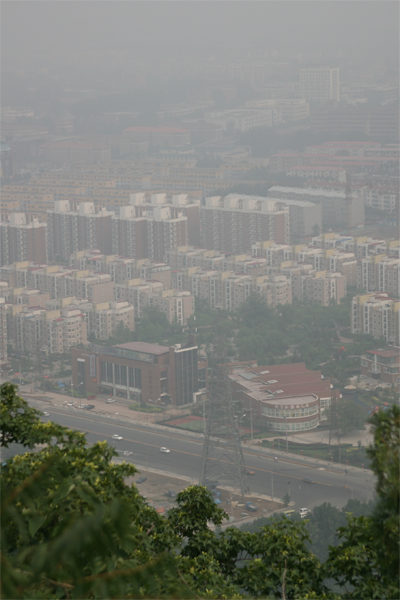
#> input picture dehaze-python/image/canon3.bmp, 400 x 600 px
$ python dehaze.py   (older library calls are emulated)
#> lines starting #> are read from the running program, lines starting #| are printed output that depends on the picture; after the words box and inside, x2 and y2 are one past the last pixel; in counts of white or black regions, pixels touching at a corner belong together
# -*- coding: utf-8 -*-
import cv2
import numpy as np
import argparse
import glob


def dark_channel(img, size = 7):
    r, g, b = cv2.split(img)
    min_img = cv2.min(r, cv2.min(g, b))
    kernel = cv2.getStructuringElement(cv2.MORPH_RECT, (size, size))
    dc_img = cv2.erode(min_img,kernel)
    return dc_img


def get_atmo(img, percent =0.1):
    mean_perpix = np.mean(img, axis = 2).reshape(-1)
    mean_perpix = np.sort(mean_perpix)
    mean_topper = mean_perpix[int(img.shape[0] * img.shape[1] * (1-percent) ):]

    atmo = np.mean(mean_topper)
    avg_bir =  np.mean(mean_perpix)
    return atmo, avg_bir


def get_trans(img, atom, w = 0.95):
    x = img / atom
    t = 1 - w * dark_channel(x, 3)
    return t


def guided_filter(p, i, r, e):
    """
    :param p: input image
    :param i: guidance image
    :param r: radius
    :param e: regularization
    :return: filtering output q
    """
    #1
    mean_I = cv2.boxFilter(i, cv2.CV_64F, (r, r))
    mean_p = cv2.boxFilter(p, cv2.CV_64F, (r, r))
    corr_I = cv2.boxFilter(i * i, cv2.CV_64F, (r, r))
    corr_Ip = cv2.boxFilter(i * p, cv2.CV_64F, (r, r))
    #2
    var_I = ( corr_I - mean_I * mean_I ) + e
    cov_Ip = corr_Ip - mean_I * mean_p
    #3
    a = cov_Ip / var_I
    b = mean_p - a * mean_I
    #4
    print(a)
    mean_a = cv2.boxFilter(a, cv2.CV_64F, (r, r))
    mean_b = cv2.boxFilter(b, cv2.CV_64F, (r, r))
    #5
    q = mean_a * i + mean_b
    return q


def dehaze(path, output = None, is_save = True):
    im = cv2.imread(path)
    img = im.astype('float64') / 255
    img_gray = cv2.cvtColor(im, cv2.COLOR_BGR2GRAY).astype('float64') / 255

    atom, avg_bir = get_atmo(img)

    trans = get_trans(img, atom)
    trans_guided = guided_filter(trans, img_gray, 5, 0.0001)
    trans_guided = cv2.max(trans_guided, 0.25)

    result = np.empty_like(img)
    for i in range(3):
        result[:, :, i] = (img[:, :, i] - atom) / trans_guided + atom
    result = result*255
    result[result[:,:,:] > 255] = 255
    result[result[:,:,:] < 0] = 0
    result = result.astype('uint8')
    gamma = 1.0 - 0.8 * ( atom - avg_bir )
    lut_table = [0]*256

    for i in range(256):
        lut_table[i] = pow( i / 255.0, gamma ) * 255.0
    n_lut = np.array(lut_table).clip(0,255).astype('uint8')
    lut = np.dstack((n_lut, n_lut, n_lut))

    result = cv2.LUT(result, lut)

    cv2.imshow("source",img)
    cv2.imshow("result", result)
    cv2.waitKey(3000)

    if output is not None and is_save:
        name_sp = path.split('/')[-1]
        save_path = output + '/' + name_sp
        cv2.imwrite(save_path, result)


default_image = 'channel_01.jpg'
src_path = 'dehaze-python/image/*'
result_path = 'dehaze-python/result02/'
src_image = src_path + default_image
result_image = result_path + default_image
parser = argparse.ArgumentParser()

parser.add_argument('-i', '--input', type=str, default=src_path)
parser.add_argument('-o', '--output', type=str, default=result_path)
parser.add_argument('-is_save', '--is_save', type=bool, default=True)
args = parser.parse_args()


if __name__ == '__main__':

    image_list = glob.glob( args.input )
    for index, image_file in enumerate(image_list):
        dehaze(image_file, args.output, args.is_save)
#> in dehaze, im is the input picture: shape (600, 400, 3); mean B, G, R 117.8, 124.9, 123.1
#> in dehaze, `img_gray = cv2.cvtColor(im, cv2.COLOR_BGR2GRAY).astype('float64') / 255`:
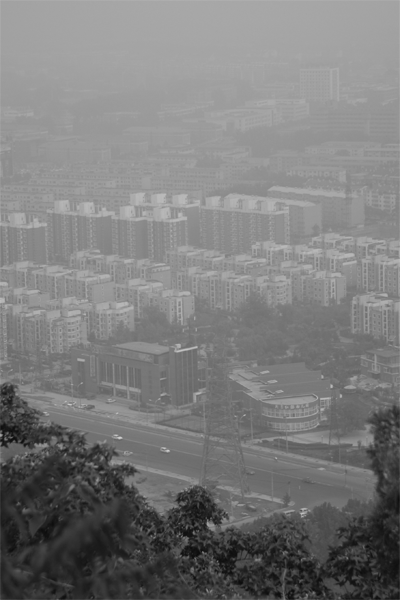
#> img_gray: shape (600, 400) float64; min 0.0431, max 0.82, mean 0.484
#> in get_atmo, `atmo = np.mean(mean_topper)`: atmo = 0.653
#> in get_atmo, `avg_bir =  np.mean(mean_perpix)`: avg_bir = 0.478
#> in dehaze, `atom, avg_bir = get_atmo(img)`: atom = 0.653; avg_bir = 0.478
#> in guided_filter, `corr_Ip = cv2.boxFilter(i * p, cv2.CV_64F, (r, r))`:
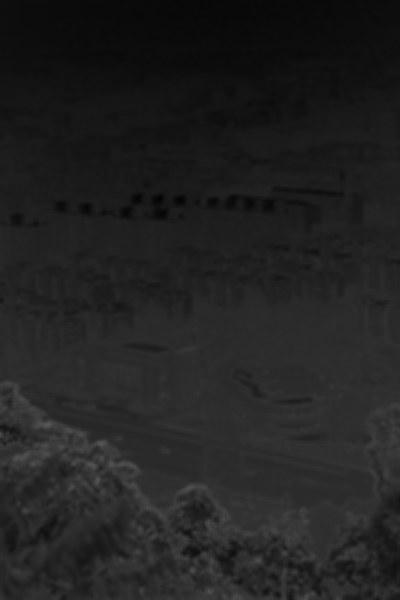
#> corr_Ip: shape (600, 400) float64; min 0.013, max 0.349, mean 0.134
#> in guided_filter, `var_I = ( corr_I - mean_I * mean_I ) + e`:
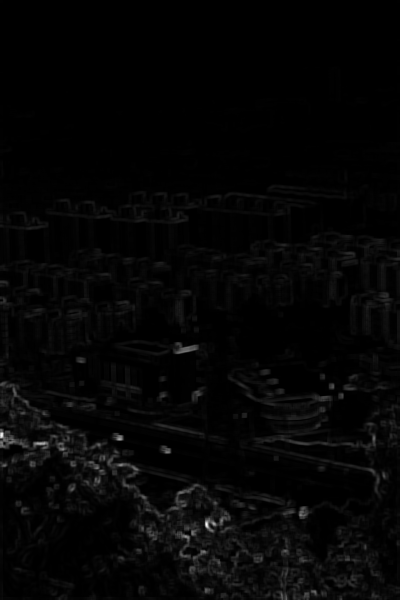
#> var_I: shape (600, 400) float64; min 0.0001, max 0.0375, mean 0.000923; drawn with min black and max white
#> in guided_filter, `cov_Ip = corr_Ip - mean_I * mean_p`:
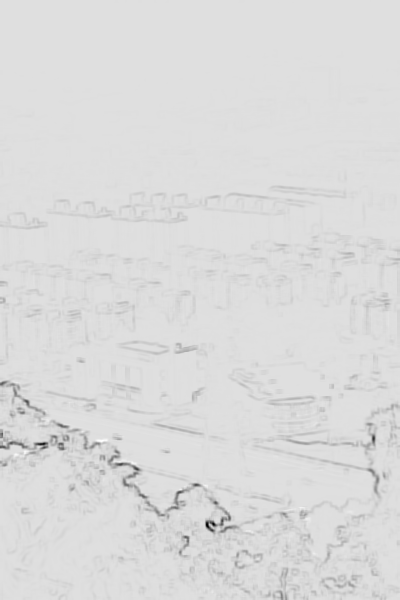
#> cov_Ip: shape (600, 400) float64; min -0.0274, max 0.0039, mean -0.000476; drawn with min black and max white
#> in guided_filter, `b = mean_p - a * mean_I`:
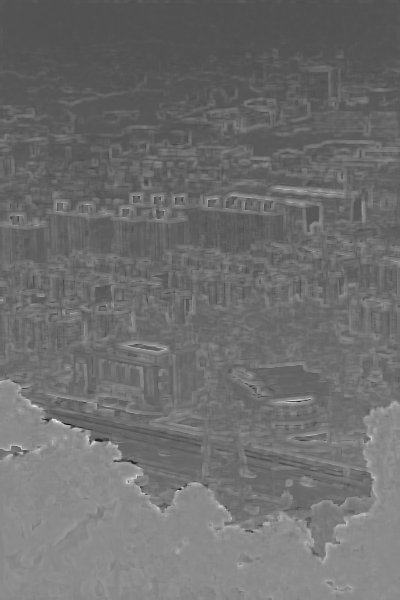
#> b: shape (600, 400) float64; min -1.25, max 2.83, mean 0.52; drawn with min black and max white
#> (printed output is left out)
#> in dehaze, `trans_guided = cv2.max(trans_guided, 0.25)`:
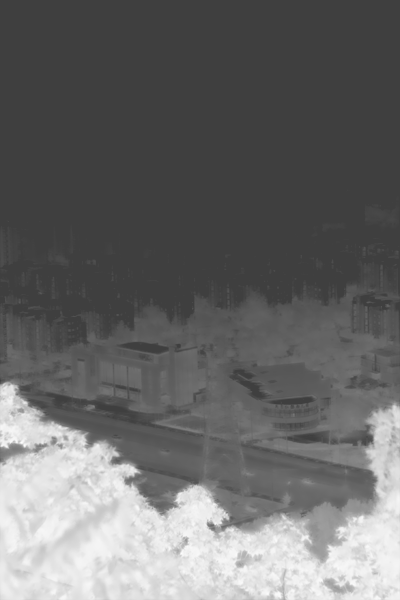
#> trans_guided: shape (600, 400) float64; min 0.25, max 0.997, mean 0.414
#> in dehaze, `result[result[:,:,:] > 255] = 255`:
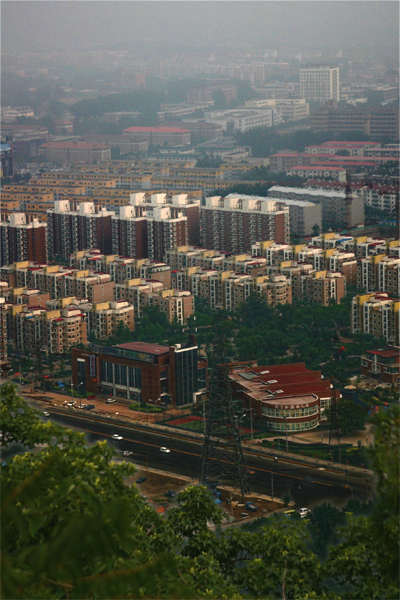
#> result: shape (600, 400, 3) float64; mean B, G, R 70.6, 81.5, 80; drawn with min black and max white
#> in dehaze, `result[result[:,:,:] < 0] = 0`: result: shape (600, 400, 3) float64; 0.15% of pixels changed, all inside (x1, y1, x2, y2) = (1, 404, 399, 599)
#> in dehaze, `gamma = 1.0 - 0.8 * ( atom - avg_bir )`: gamma = 0.86
#> after the loop in dehaze, `for i in range(256):`: lut_table = 256 values from 0 to 255
#> in dehaze, `lut = np.dstack((n_lut, n_lut, n_lut))`: lut = 256 rows, first 8: [0, 0, 0], [2, 2, 2], [3, 3, 3], [5, 5, 5], [7, 7, 7], [8, 8, 8], [10, 10, 10], [11, 11, 11]
#> pass 2 of the loop `for index, image_file in enumerate(image_list):`:
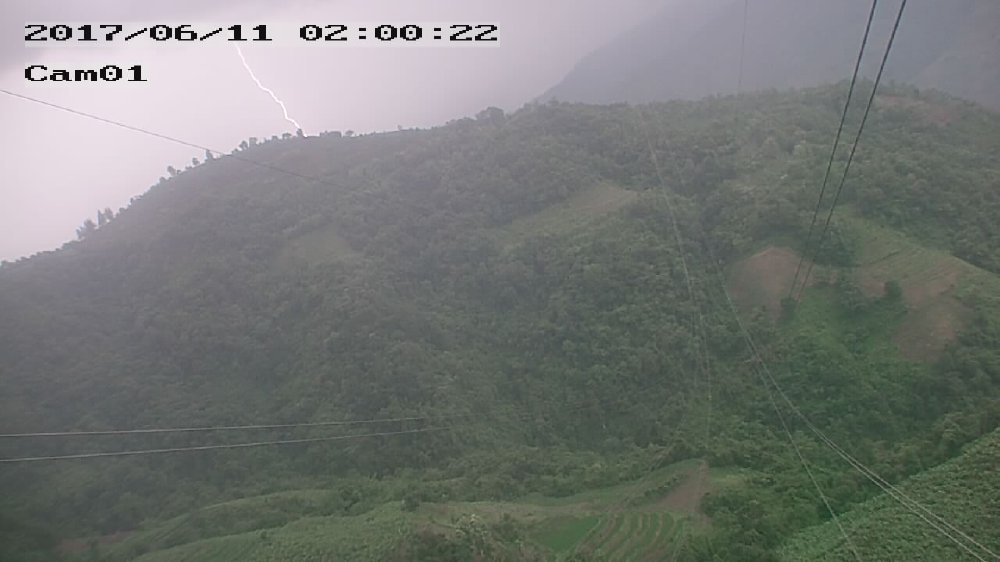
#> input picture dehaze-python/image/channel_01.jpg, 1000 x 562 px
#> in dehaze, im is the input picture: shape (562, 1000, 3); mean B, G, R 117.6, 120.5, 117.2
#> img: shape (562, 1000, 3) float64
#> img_gray: shape (562, 1000) float64
#> in dehaze (call 2), `atom, avg_bir = get_atmo(img)`: atom = 0.879; avg_bir = 0.464
#> x: shape (562, 1000, 3) float64
#> r: shape (562, 1000) float64
#> g: shape (562, 1000) float64
#> min_img: shape (562, 1000) float64
#> dc_img: shape (562, 1000) float64
#> t: shape (562, 1000) float64
#> mean_I: shape (562, 1000) float64
#> mean_p: shape (562, 1000) float64
#> corr_I: shape (562, 1000) float64
#> corr_Ip: shape (562, 1000) float64
#> var_I: shape (562, 1000) float64
#> cov_Ip: shape (562, 1000) float64
#> a: shape (562, 1000) float64
#> (printed output is left out)
#> in guided_filter (call 2), `mean_a = cv2.boxFilter(a, cv2.CV_64F, (r, r))`:
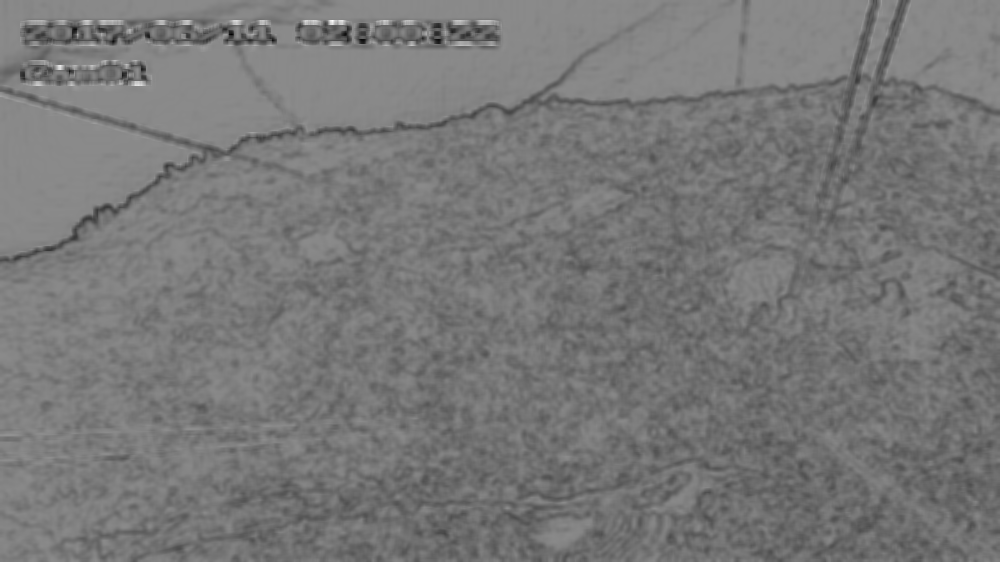
#> mean_a: shape (562, 1000) float64; min -2.11, max 1.77, mean -0.284; drawn with min black and max white
#> in guided_filter (call 2), `mean_b = cv2.boxFilter(b, cv2.CV_64F, (r, r))`:
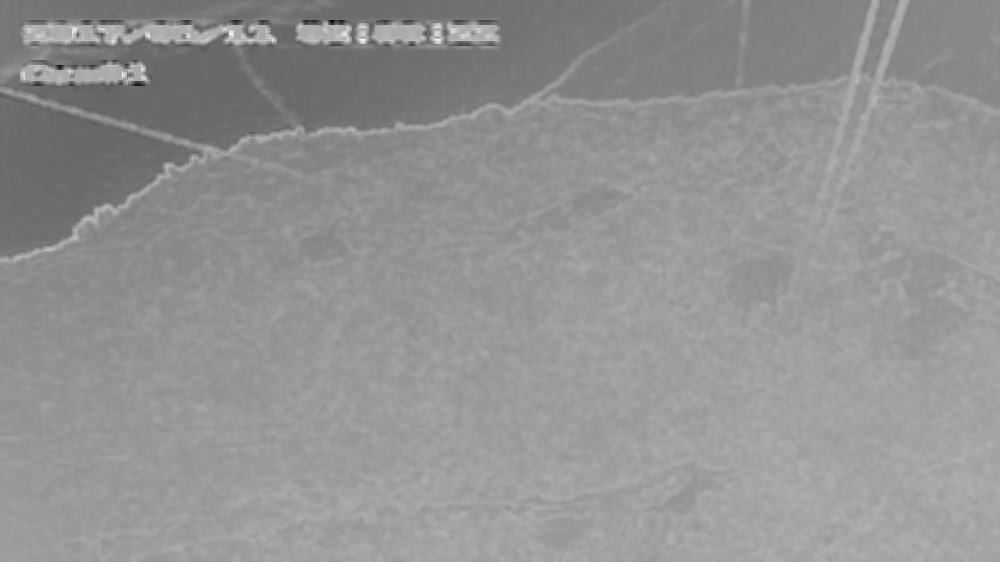
#> mean_b: shape (562, 1000) float64; min -1.41, max 2.16, mean 0.654; drawn with min black and max white
#> gamma = 0.668
#> lut = 256 rows, first 8: [0, 0, 0], [6, 6, 6], [10, 10, 10], [13, 13, 13], [15, 15, 15], [18, 18, 18], [20, 20, 20], [23, 23, 23]
